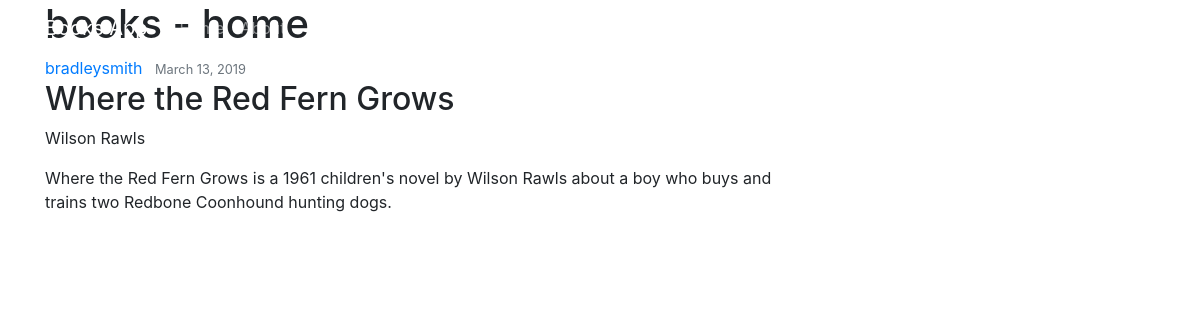
The page /books/post/5/ on the database its author committed.
### books/models.py (models this page shows, shortened)
class Post(models.Model):
	title = models.CharField(max_length=100)
	book_author = models.CharField(max_length=100)				## book author
	summary = models.TextField()								## book summary field
	date_posted = models.DateTimeField(default=timezone.now)
	author = models.ForeignKey(User, on_delete=models.CASCADE, default='', null=True, blank=True)	## post author // one to many relationship b/t User and Post

### books/views.py (the view)
# urls.py: path('post/<int:pk>/', PostDetailView.as_view(), name='post-detail'),			## read book
class PostDetailView(DetailView):
	model = Post
	template_name = 'books/post_detail.html'

### books/templates/books/post_detail.html (shortened to what this page needs)
{% extends "books/base.html" %}
{% block content %}
	<h1> books - home </h1>
		<article class="media content-section">
		  <div class="media-body">
		    <div class="article-metadata">
		      <a class="mr-2" href="#">{{ object.author }}</a>
		      <small class="text-muted">{{ object.date_posted|date:"F d, Y" }}</small>
		    </div>
		    <h2 class="article-title">{{ object.title }}</h2>
		    	<p class="article-content">{{ object.book_author }}</p>
		    	<p class="article-content">{{ object.summary }}</p>
		  </div>
		</article>
{% endblock content %}

### rows shown on the page
Post: author "bradleysmith", date_posted "March 13, 2019", title "Where the Red Fern Grows", book_author "Wilson Rawls", summary "Where the Red Fern Grows is a 1961 children's novel by Wilson Rawls about a boy who buys and trains two Redbone Coonhound hunting dogs."
